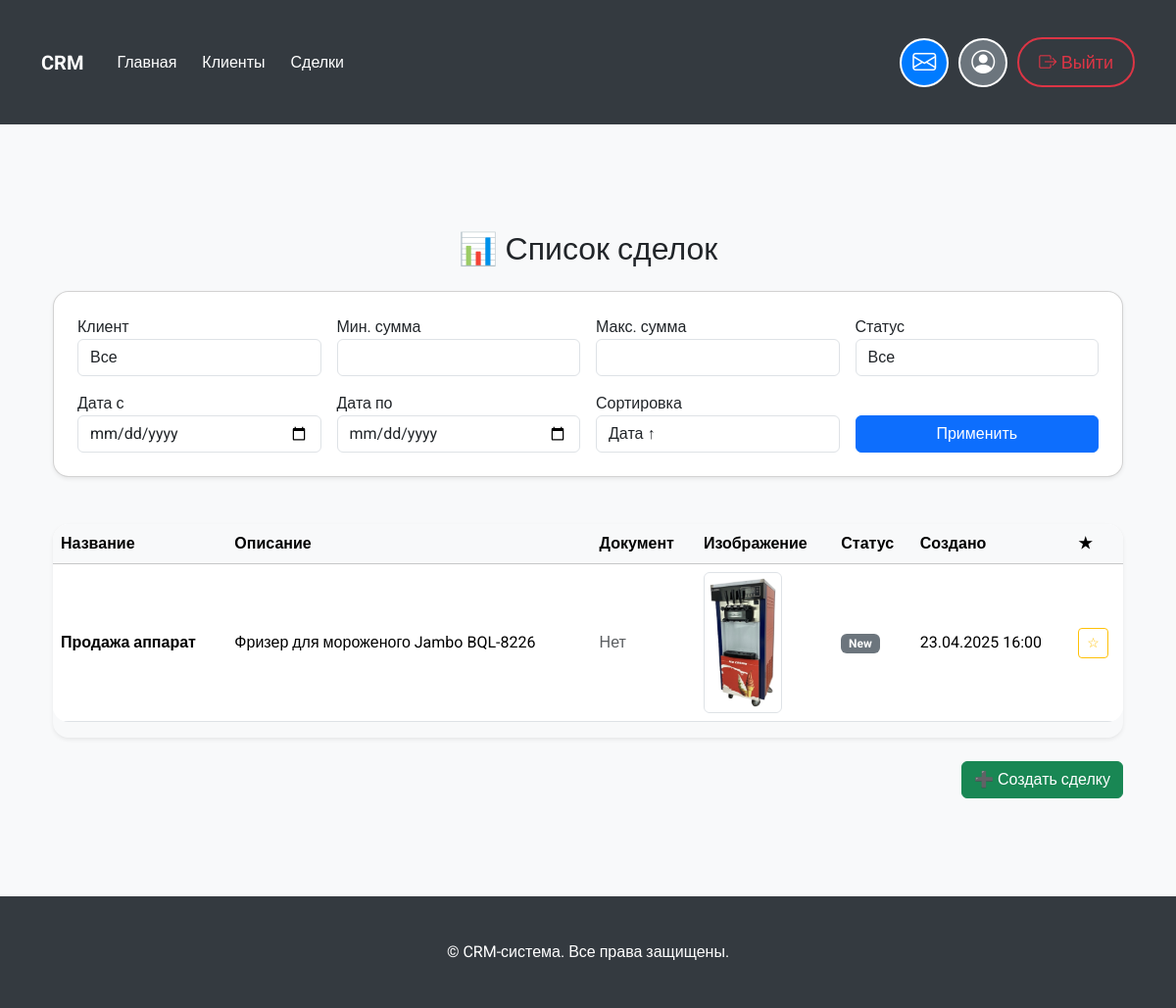
/deal_list/ (signed in), run on the app's committed database.
### crm/models.py (models this page shows, shortened)
class Deal(models.Model):
    STATUS_CHOICES = [
        ('new', _('New')),
        ('in_progress', _('In Progress')),
        ('completed', _('Completed')),
        ('rejected', _('Rejected')),
    ]
    created_by = models.ForeignKey(
    CustomUser,
    on_delete=models.SET_NULL,
    null=True,
    related_name='created_deals',
    verbose_name=_('Created By')
)
    client = models.ForeignKey(Client, on_delete=models.CASCADE, related_name='deals', verbose_name=_('Client'))
    title = models.CharField(max_length=255, verbose_name=_('Deal Title'))
    description = models.TextField(verbose_name=_('Description'))
    amount = models.DecimalField(max_digits=10, decimal_places=2, verbose_name=_('Amount'))
    document = models.FileField(upload_to='deal_documents/%Y/%m/%d/', null=True, blank=True, verbose_name=_('Document'))
    image = models.ImageField(upload_to='deal_images/%Y/%m/%d/', null=True, blank=True, verbose_name=_('Image'))
    created_at = models.DateTimeField(auto_now_add=True, verbose_name=_('Created At'))
    status = models.CharField(max_length=50, choices=STATUS_CHOICES, default='new', verbose_name=_('Status'))
    assigned_to = models.ForeignKey(CustomUser, on_delete=models.SET_NULL, null=True, related_name='assigned_deals', verbose_name=_('Assigned To'))
    favorites = models.ManyToManyField(User, related_name='favorite_deals', blank=True, verbose_name=_('Favorites'))
    class Meta:
        verbose_name = _('Deal')
        verbose_name_plural = _('Deals')
        ordering = ['-created_at']
        indexes = [
            models.Index(fields=['status']),
            models.Index(fields=['created_at']),
        ]

### crm/views.py (the view)
# urls.py: path('deal_list/', views.deal_list, name='deal_list'),
@login_required
def deal_list(request):
    deals = Deal.objects.all()
    clients = Client.objects.all()
    client_id = request.GET.get('client')
    min_amount = request.GET.get('min_amount')
    max_amount = request.GET.get('max_amount')
    start_date = request.GET.get('start_date')
    end_date = request.GET.get('end_date')
    status = request.GET.get('status')
    sort_by = request.GET.get('sort_by')
    if client_id:
        deals = deals.filter(client__id=client_id)
    if min_amount:
        deals = deals.filter(amount__gte=float(min_amount))
    if max_amount:
        deals = deals.filter(amount__lte=float(max_amount))
    if status:
        deals = deals.filter(status=status)
    if start_date:
        try:
            deals = deals.filter(created_at__date__gte=datetime.strptime(start_date, '%Y-%m-%d').date())
        except ValueError:
            pass
    if end_date:
        try:
            deals = deals.filter(created_at__date__lte=datetime.strptime(end_date, '%Y-%m-%d').date())
        except ValueError:
            pass
    if sort_by == "date_asc":
        deals = deals.order_by("created_at")
    elif sort_by == "date_desc":
        deals = deals.order_by("-created_at")
    elif sort_by == "amount_asc":
        deals = deals.order_by("amount")
    elif sort_by == "amount_desc":
        deals = deals.order_by("-amount")
    return render(request, 'crm/deal_list.html', {
        'deals': deals,
        'clients': clients,
        'filters': request.GET
    })

### crm/templates/crm/deal_list.html (shortened to what this page needs)
{% extends 'base.html' %}
{% block content %}
<div class="container mt-5">
    <h2 class="mb-4 text-center">📊 Список сделок</h2>
    <div class="card p-4 shadow-sm mb-5 rounded-4">
        <form method="GET" class="row g-3">
            <div class="col-md-3">
                <label for="client">Клиент</label>
                <select name="client" class="form-control" id="client">
                    <option value="">Все</option>
                </select>
            </div>
            <div class="col-md-3">
                <label for="min_amount">Мин. сумма</label>
                <input type="number" name="min_amount" class="form-control" value="{{ request.GET.min_amount }}">
            </div>
            <div class="col-md-3">
                <label for="max_amount">Макс. сумма</label>
                <input type="number" name="max_amount" class="form-control" value="{{ request.GET.max_amount }}">
            </div>
            <div class="col-md-3">
                <label for="status">Статус</label>
                <select name="status" class="form-control">
                    <option value="">Все</option>
                </select>
            </div>
            <div class="col-md-3">
                <label for="start_date">Дата с</label>
                <input type="date" name="start_date" class="form-control" value="{{ request.GET.start_date }}">
            </div>
            <div class="col-md-3">
                <label for="end_date">Дата по</label>
                <input type="date" name="end_date" class="form-control" value="{{ request.GET.end_date }}">
            </div>
            <div class="col-md-3">
                <label for="sort_by">Сортировка</label>
                <select name="sort_by" class="form-control">
                    <option value="date_asc" {% if request.GET.sort_by == "date_asc" %}selected{% endif %}>Дата ↑</option>
                </select>
            </div>
            <div class="col-md-3 align-self-end">
                <button type="submit" class="btn btn-primary w-100">Применить</button>
            </div>
        </form>
    </div>
    {% if deals %}
    <div class="table-responsive rounded-4 shadow-sm">
        <table class="table table-hover align-middle bg-white rounded-4 overflow-hidden">
            <thead class="table-light">
                <tr>
                    <th>Название</th>
                    <th>Описание</th>
                    <th>Документ</th>
                    <th>Изображение</th>
                    <th>Статус</th>
                    <th>Создано</th>
                    <th>★</th>
                </tr>
            </thead>
            <tbody>
                {% for deal in deals %}
                <tr>
                    <td class="fw-bold">{{ deal.title }}</td>
                    <td>{{ deal.description|truncatechars:60 }}</td>
                    <td>
                        {% if deal.document %}
                            <a href="{{ deal.document.url }}" class="btn btn-sm btn-outline-info">Скачать</a>
                        {% else %}
                            <span class="text-muted">Нет</span>
                        {% endif %}
                    </td>
                    <td>
                        {% if deal.image %}
                            <img src="{{ deal.image.url }}" alt="Image" class="img-thumbnail" style="max-width: 80px;">
                        {% else %}
                            <span class="text-muted">Нет</span>
                        {% endif %}
                    </td>
                    <td>
                        <span class="badge bg-secondary">{{ deal.get_status_display }}</span>
                    </td>
                    <td>{{ deal.created_at|date:"d.m.Y H:i" }}</td>
                    <td>
                        {% if user in deal.favorites.all %}
                            <a href="{% url 'toggle_favorite' deal.id %}" class="btn btn-warning btn-sm">★</a>
                        {% else %}
                            <a href="{% url 'toggle_favorite' deal.id %}" class="btn btn-outline-warning btn-sm">☆</a>
                        {% endif %}
                    </td>
                </tr>
                {% endfor %}
            </tbody>
        </table>
    </div>
    {% else %}
        <div class="alert alert-info text-center mt-5">Сделок пока нет.</div>
    {% endif %}
    <div class="text-end mt-4">
        <a class="btn btn-success" href="{% url 'create_deal' %}">➕ Создать сделку</a>
    </div>
</div>
{% endblock %}

### templates/base.html (style rules this page uses)
body { font-family: 'Roboto', sans-serif; background-color: #f8f9fa; }
.container { padding-top: 30px; padding-bottom: 30px; }

### data on the page
Deal: title "Продажа аппарат", description "Фризер для мороженого Jambo BQL-8226", document "Нет", image (picture), status "New", created_at "23.04.2025 16:00"
